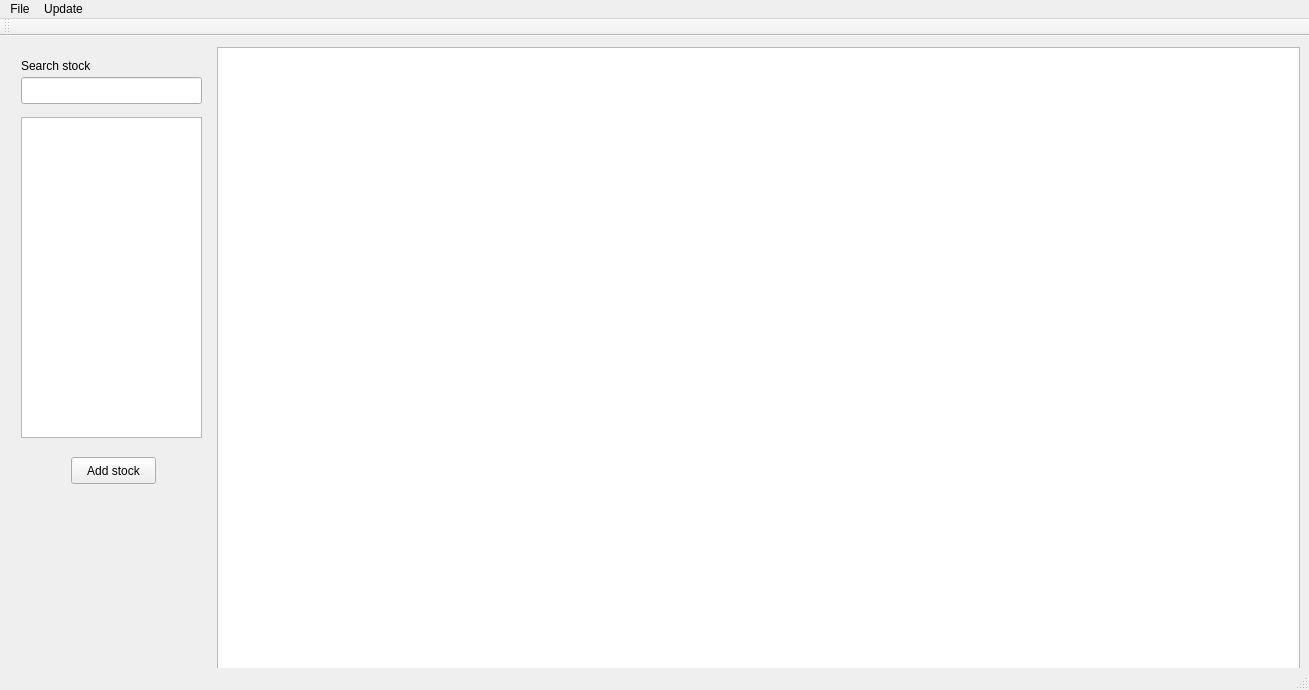
<?xml version="1.0" encoding="UTF-8"?>
<ui version="4.0">
 <class>MainWindow</class>
 <widget class="QMainWindow" name="MainWindow">
  <property name="geometry">
   <rect>
    <x>0</x>
    <y>0</y>
    <width>1309</width>
    <height>690</height>
   </rect>
  </property>
  <property name="sizePolicy">
   <sizepolicy hsizetype="Maximum" vsizetype="Minimum">
    <horstretch>0</horstretch>
    <verstretch>0</verstretch>
   </sizepolicy>
  </property>
  <property name="windowTitle">
   <string>MainWindow</string>
  </property>
  <widget class="QWidget" name="centralWidget">
   <widget class="QWidget" name="verticalLayoutWidget">
    <property name="geometry">
     <rect>
      <x>0</x>
      <y>0</y>
      <width>1311</width>
      <height>1210</height>
     </rect>
    </property>
    <layout class="QVBoxLayout" name="verticalLayout">
     <property name="spacing">
      <number>0</number>
     </property>
     <property name="sizeConstraint">
      <enum>QLayout::SetNoConstraint</enum>
     </property>
     <item>
      <layout class="QHBoxLayout" name="horizontalLayout">
       <property name="sizeConstraint">
        <enum>QLayout::SetDefaultConstraint</enum>
       </property>
       <item>
        <widget class="QWidget" name="widget_2" native="true">
         <property name="enabled">
          <bool>true</bool>
         </property>
         <property name="sizePolicy">
          <sizepolicy hsizetype="Minimum" vsizetype="MinimumExpanding">
           <horstretch>0</horstretch>
           <verstretch>0</verstretch>
          </sizepolicy>
         </property>
         <property name="minimumSize">
          <size>
           <width>200</width>
           <height>0</height>
          </size>
         </property>
         <property name="maximumSize">
          <size>
           <width>16777215</width>
           <height>16777215</height>
          </size>
         </property>
         <widget class="QLineEdit" name="searchField">
          <property name="geometry">
           <rect>
            <x>10</x>
            <y>30</y>
            <width>181</width>
            <height>27</height>
           </rect>
          </property>
          <property name="sizePolicy">
           <sizepolicy hsizetype="Preferred" vsizetype="Fixed">
            <horstretch>0</horstretch>
            <verstretch>0</verstretch>
           </sizepolicy>
          </property>
         </widget>
         <widget class="QListWidget" name="searchListWidget">
          <property name="geometry">
           <rect>
            <x>10</x>
            <y>70</y>
            <width>181</width>
            <height>321</height>
           </rect>
          </property>
         </widget>
         <widget class="QPushButton" name="addStockButton">
          <property name="geometry">
           <rect>
            <x>60</x>
            <y>410</y>
            <width>85</width>
            <height>27</height>
           </rect>
          </property>
          <property name="text">
           <string>Add stock</string>
          </property>
         </widget>
         <widget class="QLabel" name="label">
          <property name="geometry">
           <rect>
            <x>10</x>
            <y>10</y>
            <width>181</width>
            <height>17</height>
           </rect>
          </property>
          <property name="text">
           <string>Search stock</string>
          </property>
         </widget>
         <zorder>searchField</zorder>
         <zorder>searchListWidget</zorder>
         <zorder>addStockButton</zorder>
         <zorder>label</zorder>
         <zorder>tableView</zorder>
         <zorder>tableView</zorder>
        </widget>
       </item>
       <item>
        <widget class="QTableView" name="tableView">
         <property name="sizePolicy">
          <sizepolicy hsizetype="MinimumExpanding" vsizetype="MinimumExpanding">
           <horstretch>0</horstretch>
           <verstretch>0</verstretch>
          </sizepolicy>
         </property>
         <property name="minimumSize">
          <size>
           <width>0</width>
           <height>0</height>
          </size>
         </property>
         <property name="maximumSize">
          <size>
           <width>16777215</width>
           <height>16777215</height>
          </size>
         </property>
         <property name="layoutDirection">
          <enum>Qt::LeftToRight</enum>
         </property>
         <property name="editTriggers">
          <set>QAbstractItemView::NoEditTriggers</set>
         </property>
         <property name="alternatingRowColors">
          <bool>true</bool>
         </property>
         <property name="selectionBehavior">
          <enum>QAbstractItemView::SelectRows</enum>
         </property>
         <property name="cornerButtonEnabled">
          <bool>false</bool>
         </property>
         <attribute name="horizontalHeaderCascadingSectionResizes">
          <bool>true</bool>
         </attribute>
         <attribute name="horizontalHeaderDefaultSectionSize">
          <number>150</number>
         </attribute>
         <attribute name="horizontalHeaderMinimumSectionSize">
          <number>100</number>
         </attribute>
         <attribute name="horizontalHeaderShowSortIndicator" stdset="0">
          <bool>true</bool>
         </attribute>
         <attribute name="horizontalHeaderStretchLastSection">
          <bool>false</bool>
         </attribute>
         <attribute name="verticalHeaderVisible">
          <bool>false</bool>
         </attribute>
        </widget>
       </item>
      </layout>
     </item>
    </layout>
   </widget>
  </widget>
  <widget class="QMenuBar" name="menuBar">
   <property name="geometry">
    <rect>
     <x>0</x>
     <y>0</y>
     <width>1309</width>
     <height>27</height>
    </rect>
   </property>
   <widget class="QMenu" name="menuFile">
    <property name="title">
     <string>File</string>
    </property>
    <addaction name="actionSave_model"/>
    <addaction name="actionLoad_model"/>
   </widget>
   <widget class="QMenu" name="menuUpdate">
    <property name="title">
     <string>Update</string>
    </property>
    <addaction name="actionUpdate_stock"/>
   </widget>
   <addaction name="menuFile"/>
   <addaction name="menuUpdate"/>
  </widget>
  <widget class="QToolBar" name="mainToolBar">
   <attribute name="toolBarArea">
    <enum>TopToolBarArea</enum>
   </attribute>
   <attribute name="toolBarBreak">
    <bool>false</bool>
   </attribute>
  </widget>
  <widget class="QStatusBar" name="statusBar"/>
  <action name="actionSave_model">
   <property name="text">
    <string>save index</string>
   </property>
  </action>
  <action name="actionLoad_model">
   <property name="text">
    <string>load index</string>
   </property>
  </action>
  <action name="actionUpdate_stock">
   <property name="text">
    <string>Update stock</string>
   </property>
  </action>
 </widget>
 <layoutdefault spacing="6" margin="11"/>
 <resources/>
 <connections/>
</ui>
